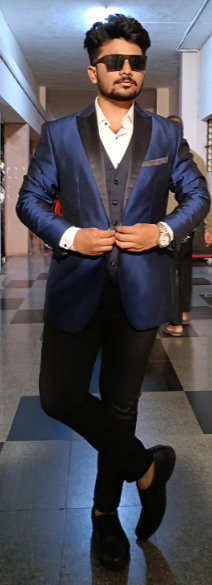
#> input picture insta/test.png, 212 x 585 px
$ python file.py
#> lines starting #> are read from the running program, lines starting #| are printed output that depends on the picture
import cv2
import numpy as np

# Load the image
image = cv2.imread('test.png')
#> image is the input picture: shape (585, 212, 3); mean B, G, R 86.3, 80.2, 81.5

# Define rotation angle (in degrees)
angle = 45

# Define scaling factors
scale_x = 1.5
scale_y = 1.5

# Define translation offsets
tx = 50
ty = 50

# Get image dimensions
height, width = image.shape[:2]
#> height = 585; width = 212

# Define rotation matrix
rotation_matrix = cv2.getRotationMatrix2D((width/2, height/2), angle, 1)

# Apply rotation
rotated_image = cv2.warpAffine(image, rotation_matrix, (width, height))
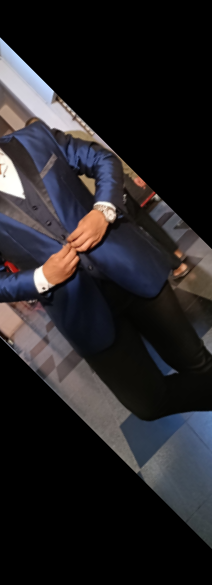
#> rotated_image: shape (585, 212, 3); mean B, G, R 36.9, 34.5, 36.6

# Apply scaling
scaled_image = cv2.resize(image, None, fx=scale_x, fy=scale_y)

# Apply translation
translation_matrix = np.float32([[1, 0, tx], [0, 1, ty]])
translated_image = cv2.warpAffine(image, translation_matrix, (width, height))
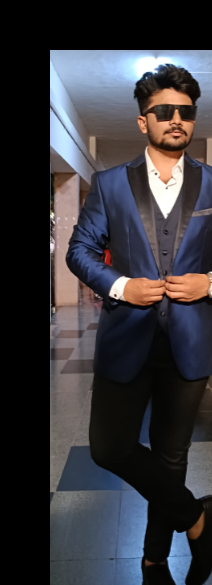
#> translated_image: shape (585, 212, 3); mean B, G, R 59.3, 54.3, 55.6

# Display images
cv2.imshow('Original Image', image)
cv2.imshow('Rotated Image', rotated_image)
cv2.imshow('Scaled Image', scaled_image)
cv2.imshow('Translated Image', translated_image)

cv2.waitKey(0)
cv2.destroyAllWindows()
